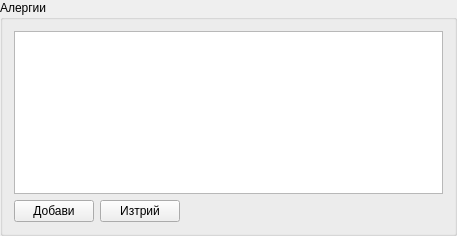
<?xml version="1.0" encoding="UTF-8"?>
<ui version="4.0">
 <class>MedicalStatusWidgetClass</class>
 <widget class="QWidget" name="MedicalStatusWidgetClass">
  <property name="geometry">
   <rect>
    <x>0</x>
    <y>0</y>
    <width>457</width>
    <height>236</height>
   </rect>
  </property>
  <property name="windowTitle">
   <string>MedicalStatusWidget</string>
  </property>
  <layout class="QVBoxLayout" name="verticalLayout_2">
   <property name="spacing">
    <number>0</number>
   </property>
   <property name="leftMargin">
    <number>0</number>
   </property>
   <property name="topMargin">
    <number>0</number>
   </property>
   <property name="rightMargin">
    <number>0</number>
   </property>
   <property name="bottomMargin">
    <number>0</number>
   </property>
   <item>
    <widget class="QGroupBox" name="groupBox">
     <property name="title">
      <string>Алергии</string>
     </property>
     <layout class="QVBoxLayout" name="verticalLayout">
      <item>
       <widget class="QListWidget" name="statusList"/>
      </item>
      <item>
       <layout class="QHBoxLayout" name="horizontalLayout_2">
        <item>
         <widget class="QPushButton" name="addButton">
          <property name="text">
           <string>Добави</string>
          </property>
         </widget>
        </item>
        <item>
         <widget class="QPushButton" name="removeButton">
          <property name="text">
           <string>Изтрий</string>
          </property>
         </widget>
        </item>
        <item>
         <spacer name="horizontalSpacer_2">
          <property name="orientation">
           <enum>Qt::Horizontal</enum>
          </property>
          <property name="sizeHint" stdset="0">
           <size>
            <width>40</width>
            <height>20</height>
           </size>
          </property>
         </spacer>
        </item>
       </layout>
      </item>
     </layout>
    </widget>
   </item>
  </layout>
 </widget>
 <layoutdefault spacing="6" margin="11"/>
 <resources/>
 <connections/>
</ui>
